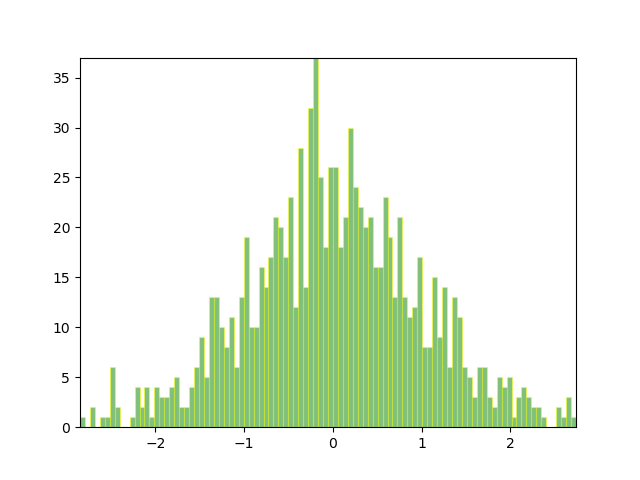

Python code for this plot:
# -*- coding: utf-8 -*-
#!/usr/local/bin/python
import numpy as np


import matplotlib
matplotlib.use('Agg')
import matplotlib.pyplot as plt
import matplotlib.patches as patches
import matplotlib.path as path
import matplotlib.animation as animation


fig, ax = plt.subplots()

# histogram our data with numpy
data = np.random.randn(1000)
n, bins = np.histogram(data, 100)

# get the corners of the rectangles for the histogram
left = np.array(bins[:-1])
right = np.array(bins[1:])
bottom = np.zeros(len(left))
top = bottom + n
nrects = len(left)

# here comes the tricky part -- we have to set up the vertex and path
# codes arrays using moveto, lineto and closepoly

# for each rect: 1 for the MOVETO, 3 for the LINETO, 1 for the
# CLOSEPOLY; the vert for the closepoly is ignored but we still need
# it to keep the codes aligned with the vertices
nverts = nrects*(1+3+1)
verts = np.zeros((nverts, 2))
codes = np.ones(nverts, int) * path.Path.LINETO
codes[0::5] = path.Path.MOVETO
codes[4::5] = path.Path.CLOSEPOLY
verts[0::5,0] = left
verts[0::5,1] = bottom
verts[1::5,0] = left
verts[1::5,1] = top
verts[2::5,0] = right
verts[2::5,1] = top
verts[3::5,0] = right
verts[3::5,1] = bottom

barpath = path.Path(verts, codes)
patch = patches.PathPatch(barpath, facecolor='green', edgecolor='yellow', alpha=0.5)
ax.add_patch(patch)

ax.set_xlim(left[0], right[-1])
ax.set_ylim(bottom.min(), top.max())

def animate(i):
    # simulate new data coming in
    data = np.random.randn(1000)
    n, bins = np.histogram(data, 100)
    top = bottom + n
    verts[1::5,1] = top
    verts[2::5,1] = top

ani = animation.FuncAnimation(fig, animate, 100, repeat=False)

plt.savefig("example.png")

